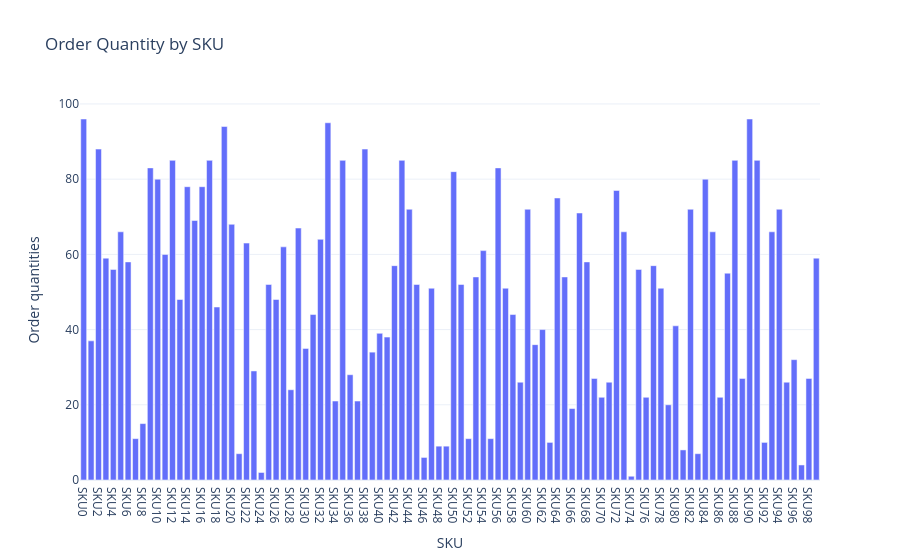

Here is the notebook cell this chart was saved with:
### Markdown cell above
Now let’s have a look at the order quantity of each SKU:

### Code cell
order_quantity_chart = px.bar(data, x='SKU', 
                              y='Order quantities', 
                              title='Order Quantity by SKU')
order_quantity_chart.show()

### Figure 1 — Plotly figure (JSON) as saved in the notebook; plotly's stock layout.template omitted (floating-point values rounded to 4 significant figures)
{"data": [{"hovertemplate": "SKU=%{x}<br>Order quantities=%{y}<extra></extra>", "legendgroup": "", "marker": {"color": "#636efa", "pattern": {"shape": ""}}, "name": "", "orientation": "v", "showlegend": false, "textposition": "auto", "type": "bar", "x": ["SKU0", "SKU1", "SKU2", "SKU3", "SKU4", "SKU5", "SKU6", "SKU7", "SKU8", "SKU9", "SKU10", "SKU11", "SKU12", "SKU13", "SKU14", "SKU15", "SKU16", "SKU17", "SKU18", "SKU19", "SKU20", "SKU21", "SKU22", "SKU23", "SKU24", "SKU25", "SKU26", "SKU27", "SKU28", "SKU29", "SKU30", "SKU31", "SKU32", "SKU33", "SKU34", "SKU35", "SKU36", "SKU37", "SKU38", "SKU39", "SKU40", "SKU41", "SKU42", "SKU43", "SKU44", "SKU45", "SKU46", "SKU47", "SKU48", "SKU49", "SKU50", "SKU51", "SKU52", "SKU53", "SKU54", "SKU55", "SKU56", "SKU57", "SKU58", "SKU59", "SKU60", "SKU61", "SKU62", "SKU63", "SKU64", "SKU65", "SKU66", "SKU67", "SKU68", "SKU69", "SKU70", "SKU71", "SKU72", "SKU73", "SKU74", "SKU75", "SKU76", "SKU77", "SKU78", "SKU79", "SKU80", "SKU81", "SKU82", "SKU83", "SKU84", "SKU85", "SKU86", "SKU87", "SKU88", "SKU89", "SKU90", "SKU91", "SKU92", "SKU93", "SKU94", "SKU95", "SKU96", "SKU97", "SKU98", "SKU99"], "xaxis": "x", "y": [96, 37, 88, 59, 56, 66, 58, 11, 15, 83, 80, 60, 85, 48, 78, 69, 78, 85, 46, 94, 68, 7, 63, 29, 2, 52, 48, 62, 24, 67, 35, 44, 64, 95, 21, 85, 28, 21, 88, 34, 39, 38, 57, 85, 72, 52, 6, 51, 9, 9, 82, 52, 11, 54, 61, 11, 83, 51, 44, 26, 72, 36, 40, 10, 75, 54, 19, 71, 58, 27, 22, 26, 77, 66, 1, 56, 22, 57, 51, 20, 41, 8, 72, 7, 80, 66, 22, 55, 85, 27, 96, 85, 10, 66, 72, 26, 32, 4, 27, 59], "yaxis": "y"}], "layout": {"barmode": "relative", "legend": {"tracegroupgap": 0}, "title": {"text": "Order Quantity by SKU"}, "xaxis": {"anchor": "y", "domain": [0, 1], "title": {"text": "SKU"}}, "yaxis": {"anchor": "x", "domain": [0, 1], "title": {"text": "Order quantities"}}}}
